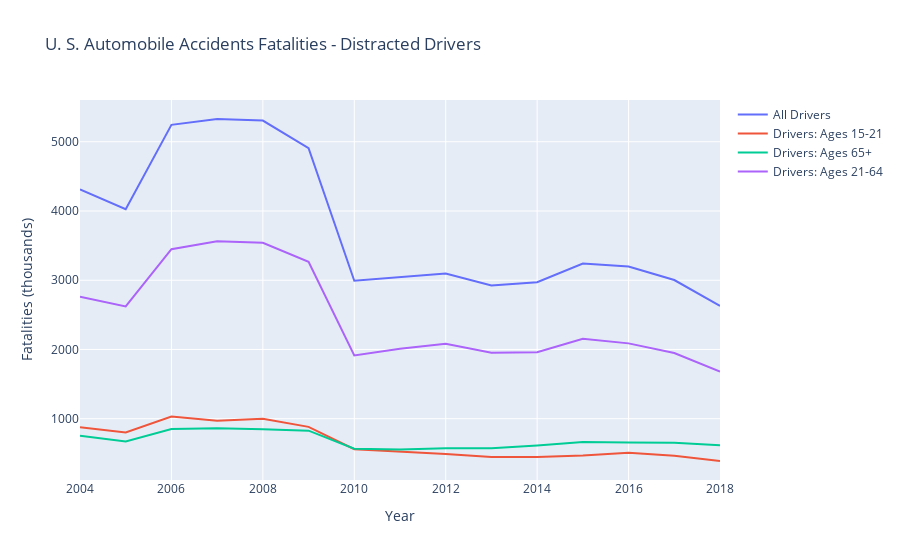

Notebook cell for this chart:
### Code cell
#Plot U. S. Automobile Accidents Fatalities by age group
total_drivers = distracted_driver_data_df["All Drivers - Distracted Fatalities "]
younger_drivers = distracted_driver_data_df["Younger Drivers - Distracted Fatalities "]
older_drivers = distracted_driver_data_df["Older Drivers - Distracted Fatalities "]
all_other_drivers = distracted_driver_data_df["All Other Drivers - Distracted Fatalities "]

x = year
y0 = total_drivers
y1 = younger_drivers
y2 = older_drivers
y3 = all_other_drivers

fig = go.Figure()

#Add traces
fig.add_trace(go.Scatter(x=year, y=y0,
                    mode='lines',
                    name='All Drivers'))
fig.add_trace(go.Scatter(x=year, y=y1,
                    mode='lines',
                    name='Drivers: Ages 15-21'))
fig.add_trace(go.Scatter(x=year, y=y2,
                    mode='lines',
                    name='Drivers: Ages 65+'))
fig.add_trace(go.Scatter(x=year, y=y3,
                    mode='lines',
                   name='Drivers: Ages 21-64'))

#Edit the layout
fig.update_layout(title='U. S. Automobile Accidents Fatalities - Distracted Drivers',
                   xaxis_title='Year',
                   yaxis_title='Fatalities (thousands)')

fig.show()

fig.write_image("output_data/national_distracted_driver_by_age.png")

### Figure 1 — Plotly figure (JSON) as saved in the notebook; plotly's stock layout.template omitted (floating-point values rounded to 4 significant figures)
{"data": [{"mode": "lines", "name": "All Drivers", "type": "scatter", "x": [2004, 2005, 2006, 2007, 2008, 2009, 2010, 2011, 2012, 2013, 2014, 2015, 2016, 2017, 2018], "y": [4313, 4026, 5245, 5329, 5307, 4908, 2993, 3047, 3098, 2923, 2972, 3242, 3197, 3003, 2628]}, {"mode": "lines", "name": "Drivers: Ages 15-21", "type": "scatter", "x": [2004, 2005, 2006, 2007, 2008, 2009, 2010, 2011, 2012, 2013, 2014, 2015, 2016, 2017, 2018], "y": [877, 801, 1031, 970, 999, 882, 560, 528, 489, 446, 447, 469, 507, 464, 389]}, {"mode": "lines", "name": "Drivers: Ages 65+", "type": "scatter", "x": [2004, 2005, 2006, 2007, 2008, 2009, 2010, 2011, 2012, 2013, 2014, 2015, 2016, 2017, 2018], "y": [755, 671, 850, 862, 847, 827, 567, 555, 574, 574, 613, 665, 657, 653, 615]}, {"mode": "lines", "name": "Drivers: Ages 21-64", "type": "scatter", "x": [2004, 2005, 2006, 2007, 2008, 2009, 2010, 2011, 2012, 2013, 2014, 2015, 2016, 2017, 2018], "y": [2760, 2622, 3449, 3564, 3540, 3266, 1913, 2011, 2081, 1953, 1959, 2155, 2088, 1949, 1681]}], "layout": {"title": {"text": "U. S. Automobile Accidents Fatalities - Distracted Drivers"}, "xaxis": {"title": {"text": "Year"}}, "yaxis": {"title": {"text": "Fatalities (thousands)"}}}}
